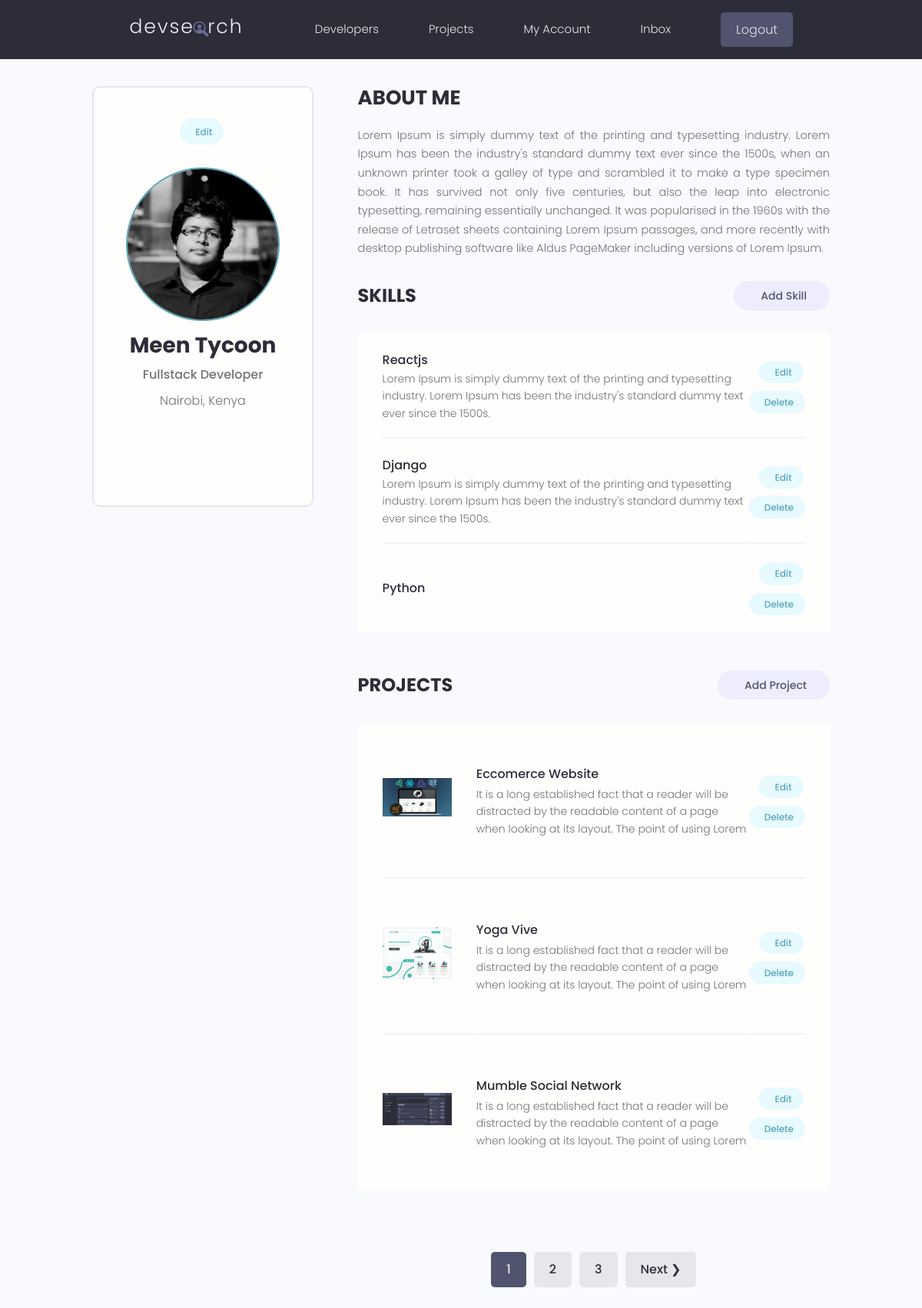
The app's page /account/ (signed in) with its own data.
### users/models.py (models this page shows, shortened)
class Profile(models.Model):
    user = models.OneToOneField(User, on_delete=models.CASCADE, null=True, blank=True)
    name = models.CharField(max_length=200, null=True, blank=True)
    email = models.EmailField(max_length=500, null=True, blank=True)
    username = models.CharField(max_length=200, null=True, blank=True)
    location = models.CharField(max_length=200, null=True, blank=True)
    short_intro = models.CharField(max_length=200, null=True, blank=True)
    bio = models.TextField(null=True, blank=True)
    profile_image = models.ImageField(
        null=True,
        blank=True,
        upload_to="profiles/",
        default="profiles/user-default.png",
    )
    social_github = models.CharField(max_length=200, null=True, blank=True)
    social_twitter = models.CharField(max_length=200, null=True, blank=True)
    social_linkedin = models.CharField(max_length=200, null=True, blank=True)
    social_youtube = models.CharField(max_length=200, null=True, blank=True)
    social_website = models.CharField(max_length=200, null=True, blank=True)
    created = models.DateTimeField(auto_now_add=True)
    id = models.UUIDField(
        default=uuid.uuid4, unique=True, primary_key=True, editable=False
    )
    class Meta:
        ordering = ["username"]

class Skill(models.Model):
    owner = models.ForeignKey(Profile, on_delete=models.CASCADE, null=True, blank=True)
    name = models.CharField(max_length=200, null=True, blank=True)
    description = models.TextField(null=True, blank=True)
    created = models.DateTimeField(auto_now_add=True)
    id = models.UUIDField(
        default=uuid.uuid4, unique=True, primary_key=True, editable=False
    )

### projects/models.py (models this page shows, shortened)
class Project(models.Model):
    owner = models.ForeignKey(Profile, null=True, blank=True, on_delete=models.SET_NULL)
    title = models.CharField(max_length=200)
    description = models.TextField(null=True, blank=True)
    featured_image = models.ImageField(null=True, blank=True, default="default.jpg")
    demo_link = models.CharField(max_length=2000, null=True, blank=True)
    source_link = models.CharField(max_length=2000, null=True, blank=True)
    tags = models.ManyToManyField("Tag", blank=True)
    vote_total = models.IntegerField(default=0, null=True, blank=True)
    vote_ratio = models.IntegerField(default=0, null=True, blank=True)
    created = models.DateTimeField(auto_now_add=True)
    id = models.UUIDField(
        default=uuid.uuid4, unique=True, primary_key=True, editable=False
    )
    class Meta:
        ordering = ["-vote_ratio", "-vote_total", "title"]

### users/views.py (the view)
# urls.py: path("account/", views.user_account, name="account"),
@login_required(login_url="login")
def user_account(request):
    profile = request.user.profile
    skills = profile.skill_set.all()
    projects = profile.project_set.all()
    custom_range, projects = paginate_projects(request, projects, 3)
    context = {
        "profile": profile,
        "skills": skills,
        "projects": projects,
        "custom_range": custom_range,
    }
    return render(request, "users/account.html", context)

### users/utils.py (called while the page is built)
def paginate_projects(request, projects, results):
    page = request.GET.get("page")
    paginator = Paginator(projects, results)
    try:
        projects = paginator.page(page)
    except PageNotAnInteger:
        page = 1
        projects = paginator.page(page)
    except EmptyPage:
        page = paginator.num_pages
        projects = paginator.page(page)
    left_index = int(page) - 4
    if left_index < 1:
        left_index = 1
    right_index = int(page) + 5
    if right_index > paginator.num_pages:
        right_index = paginator.num_pages + 1
    custom_range = range(left_index, right_index)
    return custom_range, projects

### users/templates/users/account.html (shortened to what this page needs)
{% extends "base.html" %} {% block content %}
<main class="settingsPage profile my-md">
  <div class="container">
    <div class="layout">
      <div class="column column--1of3">
        <div class="card text-center">
          <div class="card__body dev">
            <a
              class="tag tag--pill tag--main settings__btn"
              href="{% url 'edit-account' %}"
              > Edit</a
            >
            <img
              class="avatar avatar--xl dev__avatar"
              src="{{profile.profile_image.url}}"
            />
            <h2 class="dev__name">{{profile.name}}</h2>
            <p class="dev__title">{{profile.short_intro}}</p>
            <p class="dev__location">{{profile.location}}</p>
            <ul class="dev__social">
            </ul>
          </div>
        </div>
      </div>
      <div class="column column--2of3">
        <div class="devInfo">
          <h3 class="devInfo__title">About Me</h3>
          <p class="devInfo__about">{{profile.bio}}</p>
        </div>
        <div class="settings">
          <h3 class="settings__title">Skills</h3>
          <a
            class="tag tag--pill tag--sub settings__btn tag--lg"
            href="{% url 'create-skill' %}"
            > Add Skill</a
          >
        </div>
        <table class="settings__table">
          {% for skill in skills %}
          <tr>
            <td class="settings__tableInfo">
              <h4>{{skill.name}}</h4>
              <p>{{skill.description}}</p>
            </td>
            <td class="settings__tableActions">
              <a
                class="tag tag--pill tag--main settings__btn"
                href="{% url 'update-skill' skill.id %}"
                > Edit</a
              >
              <a
                class="tag tag--pill tag--main settings__btn"
                href="{% url 'delete-skill' skill.id %}?next=/account"
                > Delete</a
              >
            </td>
          </tr>
          {% endfor %}
        </table>
        <div class="settings">
          <h3 class="settings__title">Projects</h3>
          <a
            class="tag tag--pill tag--sub settings__btn tag--lg"
            href="{% url 'create-project' %}"
            > Add Project</a
          >
        </div>
        <table class="settings__table">
          {% for project in projects %}
          <tr>
            <td class="settings__thumbnail">
              <a href="{% url 'project' project.id %}"
                ><img
                  src="{{project.featured_image.url}}"
                  alt="Project Thumbnail"
              /></a>
            </td>
            <td class="settings__tableInfo">
              <a href="{% url 'project' project.id %}">{{project.title}}</a>
              <p>{{project.description|slice:150}}</p>
            </td>
            <td class="settings__tableActions">
              <a
                class="tag tag--pill tag--main settings__btn"
                href="{% url 'update-project' project.id %}"
                > Edit</a
              >
              <a
                class="tag tag--pill tag--main settings__btn"
                href="{% url 'delete-project' project.id %}?next=/account"
                > Delete</a
              >
            </td>
          </tr>
          {% endfor %}
        </table>
        {% include "pagination.html" with queryset=projects custom_range=custom_range %}
      </div>
    </div>
  </div>
</main>
{% endblock %}

### static/styles/app.css (style rules this page uses)
:root { --color-sub: #2d2d39; }
.card { border: 2px solid var(--color-light); }
img { width: 100%; }
.profile .card > .dev { padding: 4rem; }
.dev__avatar { display: block; margin: auto; }
.dev__name { color: var(--color-sub); font-size: 2.8rem; font-weight: 700; margin-top: 1rem; margin-bottom: 0.5rem; }
.dev__title { font-size: 1.6rem; font-weight: 500; line-height: 1.3; }
.dev__location { margin-top: 1rem; }
.dev__social { margin: 3rem 0; list-style: none; display: flex; justify-content: center; gap: 1.5rem; }
.devInfo { margin-bottom: 3rem; }
.devInfo__title, .devInfo__subtitle { font-size: 2.6rem; color: var(--color-sub); text-transform: uppercase; font-weight: 700; margin-bottom: 1.5rem; }
.devInfo__about, .devSkill__info { font-size: 1.45rem; line-height: 1.7; text-align: justify; }
.settingsPage .dev > .settings__btn { display: inline-block; margin-bottom: 3rem; }
.settings { display: flex; justify-content: space-between; align-items: center; }
.settings__title { font-size: 2.4rem; text-transform: uppercase; font-weight: 700; color: var(--color-sub); }
.settings__table { margin-top: 3rem; margin-bottom: 5rem; padding: 0 3rem; background: var(--color-white); }
.settings__table tr { width: 100%; }
.settings__table tr > td { padding: 2rem 0; }
.settings__table tr:not(:last-child) td { border-bottom: 2px solid var(--color-white-light); }
.settings__thumbnail { width: 23%; min-width: 10rem; }
.settings__thumbnail img { padding-right: 3rem; height: 15rem; object-fit: contain; }
.settings__tableInfo { width: 100%; }
.settings__tableInfo h4, .settings__tableInfo a { padding-right: 1rem; width: auto; font-size: 1.6rem; font-weight: 500; color: var(--color-sub); }
.settings__tableInfo p { font-size: 1.4rem; }
.settings__tableActions { text-align: right; }

### static/uikit/styles/modules/_variables.css (style rules this page uses)
:root { --color-main: #5aa5b9; --color-main-light: #e6faff; --color-sub: #3f4156; --color-sub-light: #51546e; --color-sub-lighter: #ededfd; --color-text: #737373; --color-gray: #8b8b8b; --color-light: #e5e7eb; --color-light-gray: #767676; --color-bg: #f8fafd; --color-white: #fffefd; --color-white-light: #f3f3f3; --color-success: #359e64; --color-success-bg: #def8e8; --color-error: #fc4b0b; --color-error-bg: #fff2ee; --font-base: 'Poppins', arial, helvetica, 'Segoe UI', roboto, ubuntu, sans-serif; --font-monospace: 'Fira Code', 'Courier New', courier, monospace; --font-regular: 300; --font-medium: 500; --font-bold: 700; --generic-shadow: 1px 1px 5px #00000010; --generic-transition: all 0.3s ease-in-out; }

### static/uikit/styles/modules/_base.css (style rules this page uses)
* { margin: 0; padding: 0; box-sizing: border-box; text-rendering: optimizeLegibility; color: inherit; font-size: inherit; }
html { font-size: 50%; }
@media only screen and (min-width: 480px) { html { font-size: 56.25%; } }
@media only screen and (min-width: 1200px) { html { font-size: 62.5%; } }
body { line-height: 1.6; font-weight: 400; font-size: 1.5rem; color: var(--color-text); background-color: var(--color-bg); min-height: 100vh; }

### static/uikit/styles/modules/_typography.css (style rules this page uses)
* { font-family: var(--font-base); }
h2 { font-size: 3.6rem; font-weight: var(--font-bold); }
h3 { font-size: 3.2rem; font-weight: var(--font-medium); }
h4 { font-size: 2.8rem; font-weight: var(--font-medium); }
p, span, strong { font-size: 1.6rem; color: var(--color-text); font-weight: var(--font-regular); }
a { padding-bottom: 2px; text-decoration: none; display: inline-block; color: var(--color-main); font-weight: var(--font-medium); }

### static/uikit/styles/modules/_utilities.css (style rules this page uses)
.container { width: 92%; max-width: 165rem; margin: 0 auto; box-sizing: border-box; }
@media screen and (min-width: 1000px) { .container { width: 90%; } }
@media screen and (min-width: 1200px) { .container { width: 80%; } }
.text-center { text-align: center; }
.my-md { margin: 3rem auto; }

### static/uikit/styles/modules/_avatar.css (style rules this page uses)
.avatar { border-radius: 50%; border: 2px solid var(--color-main); object-fit: cover; }
.avatar--xl { height: 20rem; width: 20rem; }

### static/uikit/styles/modules/_card.css (style rules this page uses)
.card { border-radius: 1rem; background-color: var(--color-white); border: 1.5px solid var(--color-light); width: auto; height: auto; margin-top: 0.5rem; margin-bottom: 0.5rem; overflow: hidden; }
.card__body, .card__header { padding: 2rem 2.5rem; }

### static/uikit/styles/modules/_layout.css (style rules this page uses)
.layout { display: flex; flex-flow: row wrap; justify-content: space-between; }
.layout > .column { margin-bottom: 3rem; }
.layout > .column.column--1of3 { flex-basis: 30%; }
.layout > .column.column--2of3 { flex-basis: 64%; }

### records on screen
Profile: profile_image (picture), name "Meen Tycoon", short_intro "Fullstack Developer", location "Nairobi, Kenya", bio "Lorem Ipsum is simply dummy text of the printing and typesetting industry. Lorem Ipsum has been the industry's standard dummy text ever since the 1500s, when an unknown printer took a galley of type and scrambled it to make a type specimen book. It has survived not only five centuries, but also the leap into electronic typesetting, remaining essentially unchanged. It was popularised in the 1960s with the release of Letraset sheets containing Lorem Ipsum passages, and more recently with desktop publishing software like Aldus PageMaker including versions of Lorem Ipsum."
Skill: name "Reactjs", description "Lorem Ipsum is simply dummy text of the printing and typesetting industry. Lorem Ipsum has been the industry's standard dummy text ever since the 1500s."
Skill: name "Django", description "Lorem Ipsum is simply dummy text of the printing and typesetting industry. Lorem Ipsum has been the industry's standard dummy text ever since the 1500s."
Skill: name "Python"
Project: featured_image (picture), title "Eccomerce Website", description "It is a long established fact that a reader will be distracted by the readable content of a page when looking at its layout. The point of using Lorem"
Project: featured_image (picture), title "Yoga Vive", description "It is a long established fact that a reader will be distracted by the readable content of a page when looking at its layout. The point of using Lorem"
Project: featured_image (picture), title "Mumble Social Network", description "It is a long established fact that a reader will be distracted by the readable content of a page when looking at its layout. The point of using Lorem"

### other values on screen
{{ page }} "1"
{{ page }} "2" "3"
